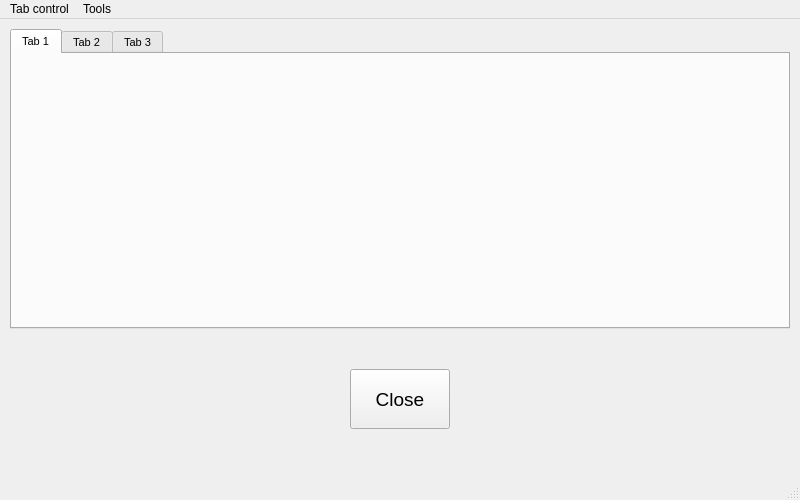
<?xml version="1.0" encoding="UTF-8"?>
<ui version="4.0">
 <class>MainWindow</class>
 <widget class="QMainWindow" name="MainWindow">
  <property name="geometry">
   <rect>
    <x>0</x>
    <y>0</y>
    <width>800</width>
    <height>500</height>
   </rect>
  </property>
  <property name="windowTitle">
   <string>MainWindow</string>
  </property>
  <widget class="QWidget" name="centralwidget">
   <widget class="QTabWidget" name="tabWidget">
    <property name="geometry">
     <rect>
      <x>10</x>
      <y>10</y>
      <width>780</width>
      <height>300</height>
     </rect>
    </property>
    <property name="font">
     <font>
      <pointsize>8</pointsize>
     </font>
    </property>
    <property name="tabShape">
     <enum>QTabWidget::Rounded</enum>
    </property>
    <property name="currentIndex">
     <number>0</number>
    </property>
    <widget class="QWidget" name="tab">
     <attribute name="title">
      <string>Tab 1</string>
     </attribute>
     <widget class="QLabel" name="lbl_img1">
      <property name="geometry">
       <rect>
        <x>10</x>
        <y>10</y>
        <width>750</width>
        <height>250</height>
       </rect>
      </property>
      <property name="text">
       <string/>
      </property>
      <property name="pixmap">
       <pixmap>../B3 Stacked Widget/eiffel.jpg</pixmap>
      </property>
      <property name="scaledContents">
       <bool>true</bool>
      </property>
     </widget>
    </widget>
    <widget class="QWidget" name="tab_2">
     <attribute name="title">
      <string>Tab 2</string>
     </attribute>
     <widget class="QLabel" name="lbl_img2">
      <property name="geometry">
       <rect>
        <x>10</x>
        <y>10</y>
        <width>750</width>
        <height>250</height>
       </rect>
      </property>
      <property name="text">
       <string/>
      </property>
      <property name="pixmap">
       <pixmap>../B3 Stacked Widget/riviera.jpg</pixmap>
      </property>
      <property name="scaledContents">
       <bool>true</bool>
      </property>
     </widget>
    </widget>
    <widget class="QWidget" name="tab_3">
     <property name="styleSheet">
      <string notr="true">background-color: rgb(255, 255, 127);</string>
     </property>
     <attribute name="title">
      <string>Tab 3</string>
     </attribute>
     <widget class="QLabel" name="lbl_text">
      <property name="geometry">
       <rect>
        <x>300</x>
        <y>100</y>
        <width>200</width>
        <height>60</height>
       </rect>
      </property>
      <property name="font">
       <font>
        <pointsize>20</pointsize>
        <weight>75</weight>
        <bold>true</bold>
       </font>
      </property>
      <property name="text">
       <string>The end!</string>
      </property>
      <property name="scaledContents">
       <bool>false</bool>
      </property>
      <property name="alignment">
       <set>Qt::AlignCenter</set>
      </property>
     </widget>
    </widget>
   </widget>
   <widget class="QPushButton" name="btn_close">
    <property name="geometry">
     <rect>
      <x>350</x>
      <y>350</y>
      <width>100</width>
      <height>60</height>
     </rect>
    </property>
    <property name="font">
     <font>
      <pointsize>14</pointsize>
      <weight>50</weight>
      <bold>false</bold>
     </font>
    </property>
    <property name="text">
     <string>Close</string>
    </property>
   </widget>
  </widget>
  <widget class="QMenuBar" name="menubar">
   <property name="geometry">
    <rect>
     <x>0</x>
     <y>0</y>
     <width>800</width>
     <height>26</height>
    </rect>
   </property>
   <widget class="QMenu" name="menuTab_control">
    <property name="title">
     <string>Tab control</string>
    </property>
    <addaction name="actionTab_1"/>
    <addaction name="actionTab_2"/>
    <addaction name="actionTab_3"/>
   </widget>
   <widget class="QMenu" name="menuTools">
    <property name="title">
     <string>Tools</string>
    </property>
    <addaction name="actionNothing"/>
   </widget>
   <addaction name="menuTab_control"/>
   <addaction name="menuTools"/>
  </widget>
  <widget class="QStatusBar" name="statusbar"/>
  <action name="actionTab_1">
   <property name="text">
    <string>Tab 1</string>
   </property>
  </action>
  <action name="actionTab_2">
   <property name="text">
    <string>Tab 2</string>
   </property>
  </action>
  <action name="actionTab_3">
   <property name="text">
    <string>Tab 3</string>
   </property>
  </action>
  <action name="actionNothing">
   <property name="text">
    <string>Nothing</string>
   </property>
  </action>
 </widget>
 <resources/>
 <connections/>
</ui>
